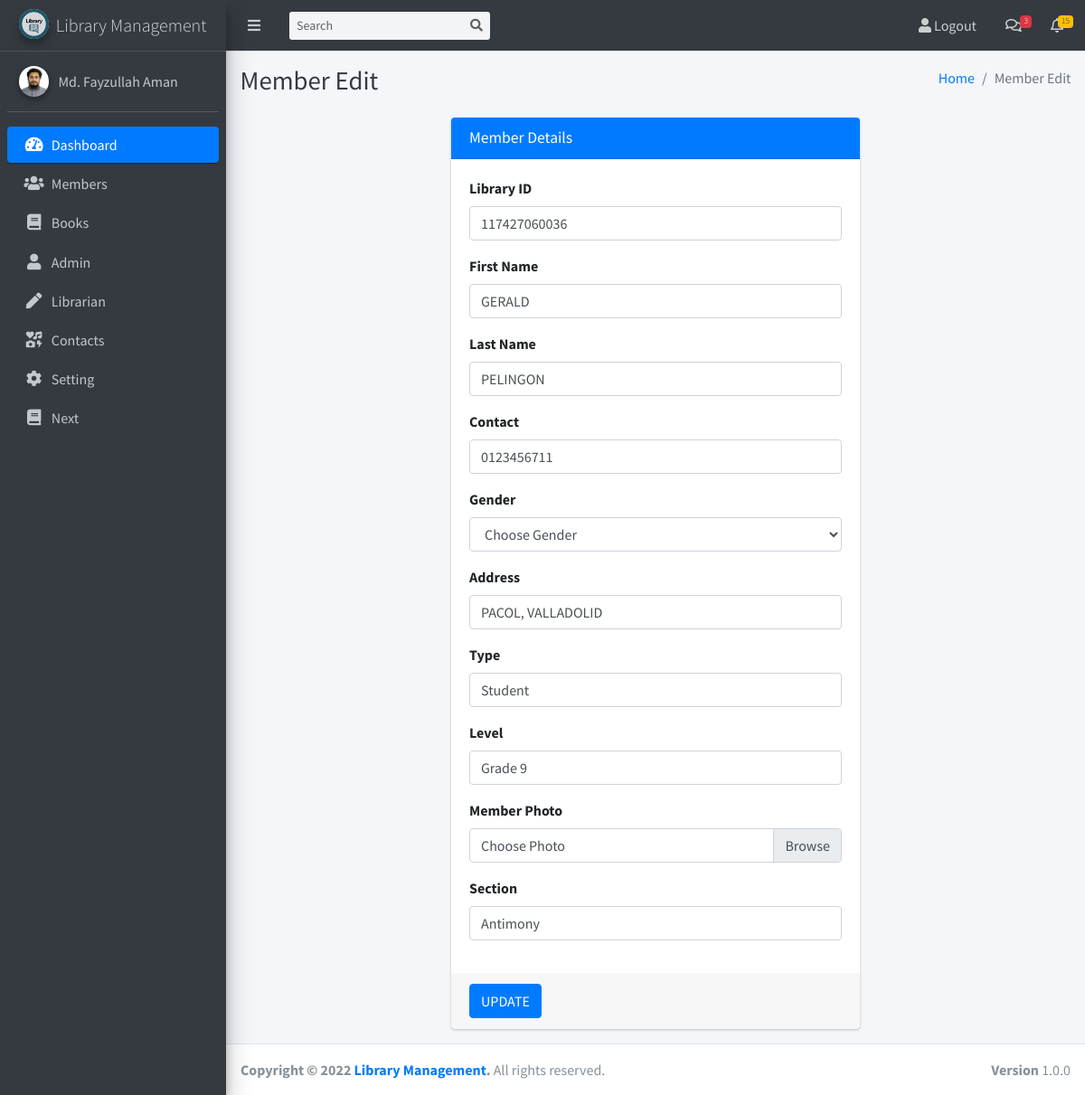
The app's page /member_edit.php?id=3 with its own data.
### tables this page shows
CREATE TABLE `user` (
  `user_id` int(11) NOT NULL,
  `library_number` varchar(100) NOT NULL,
  `firstname` varchar(100) NOT NULL,
  `lastname` varchar(100) NOT NULL,
  `contact` varchar(100) NOT NULL,
  `gender` varchar(100) NOT NULL,
  `address` varchar(100) NOT NULL,
  `type` varchar(100) NOT NULL,
  `level` varchar(100) NOT NULL,
  `section` varchar(100) NOT NULL,
  `user_image` varchar(100) NOT NULL,
  `user_added` timestamp NOT NULL DEFAULT current_timestamp()
);

### member_edit.php (the view, shortened to what this page needs)
<!DOCTYPE html>
<html lang="en">
<head>
  <link rel="stylesheet" href="plugins/fontawesome-free/css/all.min.css">
  <link rel="stylesheet" href="plugins/overlayScrollbars/css/OverlayScrollbars.min.css">
  <link rel="stylesheet" href="dist/css/adminlte.min.css">
</head>
<body class="hold-transition sidebar-mini layout-fixed layout-navbar-fixed layout-footer-fixed">
<div class="wrapper">
  <?php include("includes/top_bar.php")?>
 <?php include("includes/left_side_bar.php"); ?>
  <div class="content-wrapper">
    <div class="content-header">
      <div class="container-fluid">
        <div class="row mb-2">
          <div class="col-sm-6">
            <h1 class="m-0 text-dark">Member Edit</h1>
          </div>
          <div class="col-sm-6">
            <ol class="breadcrumb float-sm-right">
              <li class="breadcrumb-item"><a href="#">Home</a></li>
              <li class="breadcrumb-item active">Member Edit</li>
            </ol>
          </div>
        </div>
      </div>
    </div>
    <section class="content">
      <div class="container-fluid">
        <div class="row justify-content-center">
          <div class="col-md-6">
            <div class="card card-primary">
              <div class="card-header">
                <h3 class="card-title">Member Details</h3>
              </div>
<?php
  include_once("includes/db_config.php");
?>
<?php
   $id = $_GET['id'];
   $result = $db->query("SELECT * FROM user WHERE user_id='$id'");
   $row = $result->fetch_assoc();
?>
              <form role="form" action="" method="post">
                <div class="card-body">
                  <div class="form-group">
                    <label for="library_id">Library ID</label>
                    <input type="text" value="<?php echo $row['library_number']; ?>" name="library_id" class="form-control">
                  </div>
                  <div class="form-group">
                    <label for="fname">First Name</label>
                    <input type="text" value="<?php echo $row['firstname']; ?>" name="fname" class="form-control">
                  </div>
                  <div class="form-group">
                    <label for="lname">Last Name</label>
                    <input type="text" value="<?php echo $row['lastname']; ?>" name="lname" class="form-control">
                  </div>
                  <div class="form-group">
                    <label for="contact">Contact</label>
                    <input type="text" value="<?php echo $row['contact']; ?>" name="contact" class="form-control">
                  </div>
                  <div class="form-group">
                    <label for="gender">Gender</label>
                    <select name="gender" id="inputState" class="form-control">
                        <option selected disabled>Choose Gender</option>
                    </select>
                  </div>
                  <div class="form-group">
                    <label for="addres">Address</label>
                    <input type="text" value="<?php echo $row['address']; ?>" name="address" class="form-control">
                  </div>
                  <div class="form-group">
                    <label for="type">Type</label>
                    <input type="text" value="<?php echo $row['type']; ?>" name="type" class="form-control">
                  </div>
                  <div class="form-group">
                    <label for="level">Level</label>
                    <input type="text" value="<?php echo $row['level']; ?>" name="level" class="form-control">
                  </div>
                  <div class="form-group">
                    <label for="image">Member Photo</label>
                    <div class="input-group">
                      <div class="custom-file">
                        <label class="custom-file-label" for="exampleInputFile">Choose Photo</label>
                      </div>
                    </div>
                  </div>
                  <div class="form-group">
                    <label for="section">Section</label>
                    <input type="text" value="<?php echo $row['section']; ?>" name="section" class="form-control">
                  </div>
                </div>
                <div class="card-footer">
                <button type="submit" name="update" class="btn btn-primary">UPDATE</button>
                </div>
              </form>
            </div>
          </div>
        </div>
      </div>
    </section>
  </div>
<?php include("includes/footer.php"); ?>
</div>
</body>
</html>

### records on screen
user: library_id "117427060036", fname "GERALD", lname "PELINGON", contact "0123456711", address "PACOL, VALLADOLID", type "Student", level "Grade 9", section "Antimony"
